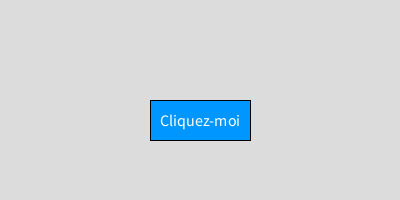
Frame 1 (no input)
Frame 60 (the mouse pressed at the canvas centre just before this capture): identical to frame 1, image omitted
Frame 120 (the mouse held since frame 60 and released just before this capture): identical to frame 1, image omitted

The Processing sketch that drew this single still picture (run headless with seeded random() and noise(); from frame 60 on, the mouse is pressed at the canvas centre):

// Processing sketch: ex_event
// ── ex_event.pde
Button button;

void exemple_2() {
  println("coucou");
};

static class Exemple_3{
  
  static String messageSample = "before";
  
  static void callback() {
    println(messageSample);
  }
}

void setup() {
  size(400, 200);
  button = new Button(150, 100, 100, 40);
  
  // Définir le callback
  button.setCallback(new Callback() {
    //@Override
    void onClick() {
      println("Bouton cliqué !");
    }
  });
}

void draw() {
  background(220);
  
  // Afficher le bouton
  button.display();
}

interface Callback {
  void onClick();
}

class Button {
  float x, y, w, h;
  String label = "Cliquez-moi";
  Callback callback;

  Button(float x, float y, float w, float h) {
    this.x = x;
    this.y = y;
    this.w = w;
    this.h = h;
  }

  void setCallback(Callback callback) {
    this.callback = callback;
  }

  void display() {
    fill(0, 150, 255);
    rect(x, y, w, h);
    fill(255);
    textSize(16);
    textAlign(CENTER, CENTER);
    text(label, x + w/2, y + h/2);
  }

  void checkClick(float mouseX, float mouseY) {
    
    if (callback == null) return;
    
    if (
      mouseX >= x 
      && mouseX <= x + w 
      && mouseY >= y 
      && mouseY <= y + h
    ) {
      callback.onClick();
      exemple_2();
      Exemple_3.messageSample = "after message " + int(random(25));
      Exemple_3.callback();
    }
    
  }

}

void mouseClicked() {
  // Vérifier si la souris a cliqué sur le bouton
  button.checkClick(mouseX, mouseY);
}
